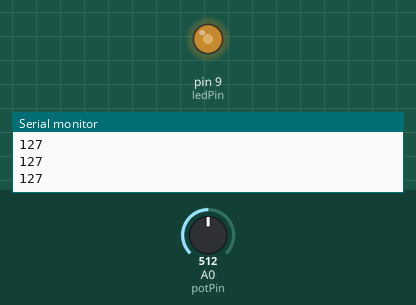
A sketch run on a simulated Arduino Uno, built with avr-gcc and run on an emulated ATmega328P. Shown: output pins drawn as LEDs (lit = HIGH), the last lines printed to the serial monitor. The inputs (shaded band) are chosen by the test bench; at power-on: A0 (potPin) = 512.

Above: at 1.2 s.
1.3 s: A0 (potPin) set to 716
At 2.4 s:
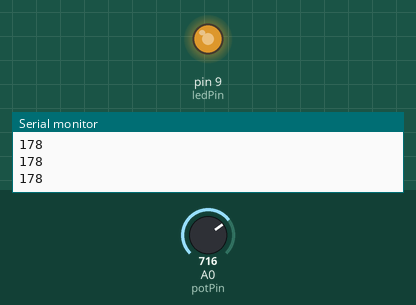
2.8 s: A0 (potPin) set to 900
At 4.0 s:
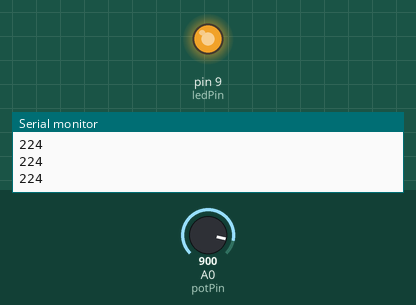
4.3 s: A0 (potPin) set to 122
At 5.5 s:
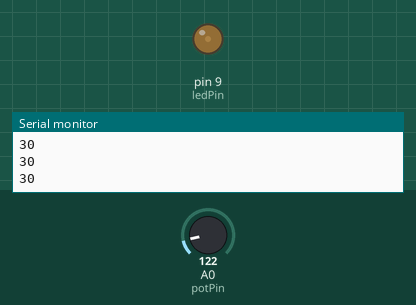
5.8 s: A0 (potPin) set to 0
At 7.0 s:
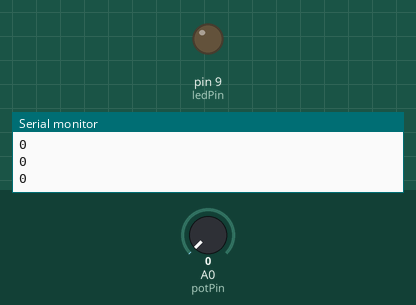
7.3 s: A0 (potPin) set to 511
At 8.4 s:
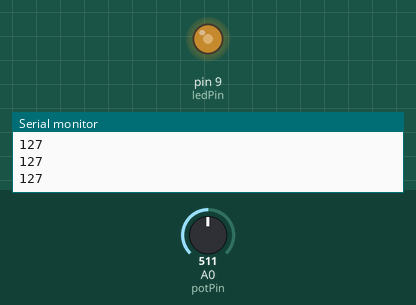
Timing chart, 0 to 9.8 s (numbered marks = the images above; inputs shaded):
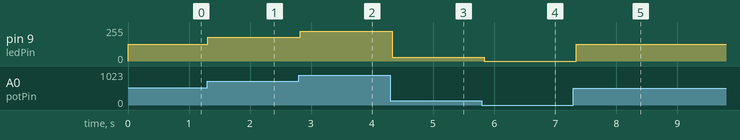

Measured:
- after the input at 1.3 s, pin 9 (ledPin): 127/255 → 178/255 at once
- after the input at 2.8 s, pin 9 (ledPin): 178/255 → 224/255 at once
- after the input at 4.3 s, pin 9 (ledPin): 224/255 → 30/255 at once
- after the input at 5.8 s, pin 9 (ledPin): 30/255 → 0/255 at once
- after the input at 7.3 s, pin 9 (ledPin): 0/255 → 127/255 after 0.05 s

The sketch:

potentiometer_led_sketch.ino
```cpp
// The Arduino-only version: the board does everything by itself.
// Turn the potentiometer on A0 to change the LED brightness on pin 9.
// Open Tools > Serial Monitor (9600 baud) to see the values.
//
// The Python version (potentiometer_led.py) does the same thing from your
// computer. For that, upload StandardFirmata to the board instead of this.

const int ledPin = 9;      // must be a PWM pin (marked ~)
const int potPin = A0;

void setup() {
  pinMode(ledPin, OUTPUT);
  Serial.begin(9600);
}

void loop() {
  int potValue = analogRead(potPin);              // 0-1023
  int ledValue = map(potValue, 0, 1023, 0, 255);  // 0-255
  Serial.println(ledValue);
  analogWrite(ledPin, ledValue);
  delay(50);
}
```
